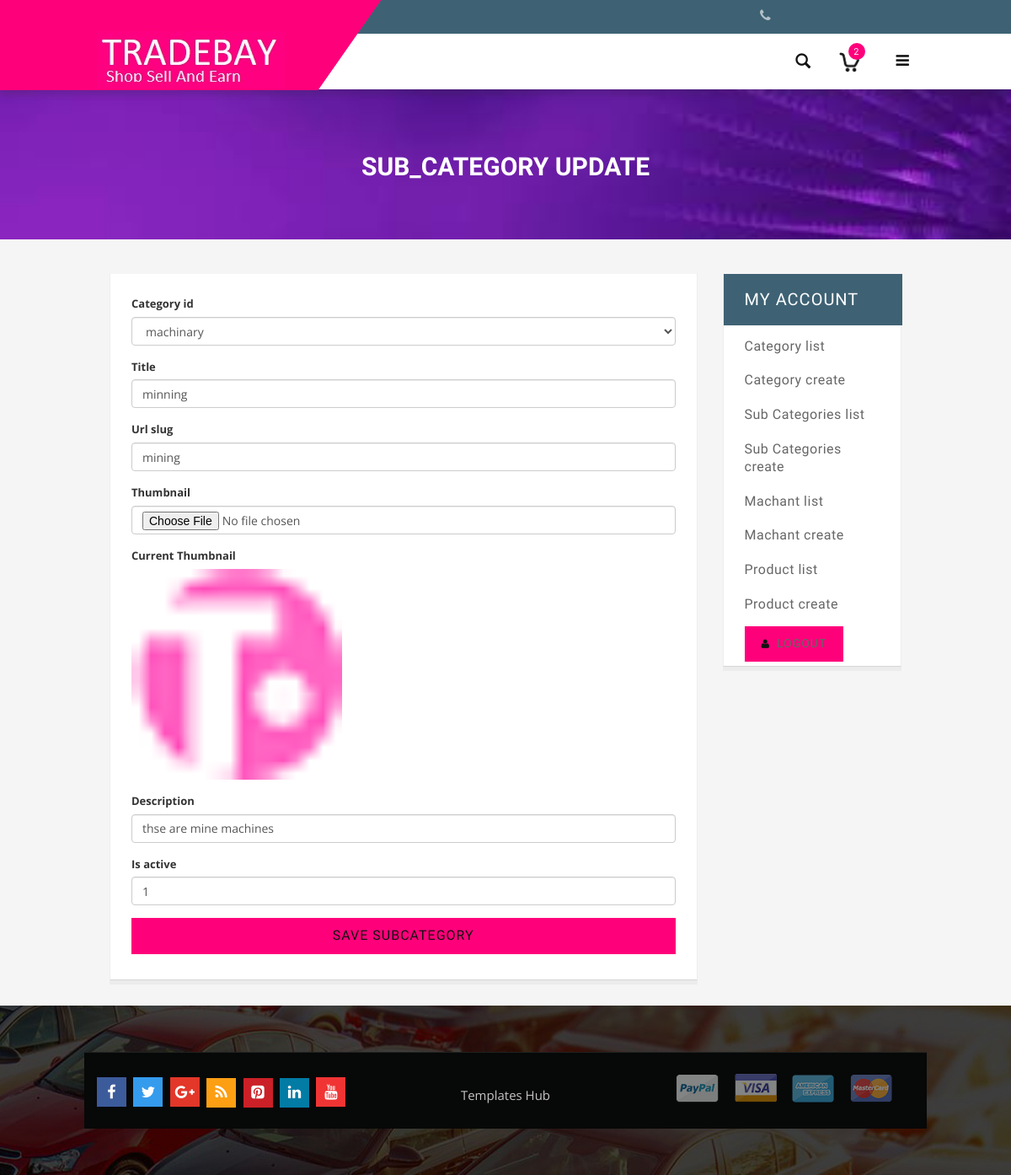
/admin_dashboard/sub_category_update/1, run on the app's committed database.
### Djangoecormeceapp/models.py (models this page shows, shortened)
class Categories(models.Model):
    id=models.AutoField(primary_key=True)
    title = models.CharField(max_length=255)
    url_slug = models.CharField(max_length=255)
    description= models.TextField()
    thumbnail = models.FileField()
    created_at = models.DateTimeField(auto_now_add=True)
    is_active = models.IntegerField(default=1)
    is_active = models.IntegerField(default=1)
    def __str__(self):
        return self.title

class SubCategories(models.Model):
    id=models.AutoField(primary_key=True)
    category_id = models.ForeignKey(Categories,on_delete=models.CASCADE)
    title = models.CharField(max_length=255)
    url_slug = models.CharField(max_length=255)
    thumbnail = models.FileField()
    description= models.TextField()
    created_at = models.DateTimeField(auto_now_add=True)
    is_active = models.IntegerField(default=1)

### Djangoecormeceapp/AdminView.py (the view)
# urls.py: path('sub_category_update/<slug:pk>',AdminView.SubCategoriesUpdate.as_view(),name="sub_category_update"),
class SubCategoriesUpdate(SuccessMessageMixin,UpdateView):
    model = SubCategories
    success_message = "sub category updated"
    fields = "__all__"
    template_name =  "admintemplates/sub_category_update.html"

### Djangoecormeceapp/context_processor.py (called while the page is built)
def product_listing(request):
    productCategory = request.GET.get('productCategory')
    if productCategory == None:
        products = Products.objects.all()
    else:
        products = Products.objects.filter(subcategories_id__title=productCategory)
    productCategories = SubCategories.objects.all()
    page_num = request.GET.get('page', 1)
    p = Paginator(products, 7)
    try:
        page = p.page(page_num)
    except EmptyPage:
	    page = p.page(1)
    context = {	'products':page ,
				'productCategories':productCategories,
                'title':'Tradebay Online shopping  Phones ||  TVS  ||',
                'description': 'description'
				}
    return context

### accomo/context_processor.py (called while the page is built)
def Property_listings(request):
	propertyCategory = request.GET.get('propertyCategory')
	if propertyCategory == None:
		property = Property.objects.all()
	else:
		property = Property.objects.filter(category__name=propertyCategory)
	propertyCategories = Category.objects.all()
	page_num = request.GET.get('page', 1)
	p = Paginator(property, 10)
	try:
		page = p.page(page_num)
	except EmptyPage:
		page = p.page(1)
	context = {	'property':page ,
				'propertyCategories':propertyCategories,
				}
	return context

### basket/context_processors.py (called while the page is built)
def basket(request):
    return {'basket': Basket(request)}

### blog/context_processor.py (called while the page is built)
def post_list(request):
    is_trending = Post.objects.filter(is_trending = True).order_by('-id')
    postCategory = request.GET.get('postCategory')
    if postCategory == None:
        posts = Post.objects.all()
    else:
        posts = Post.objects.filter(category__name=postCategory)
    postCategories = PostCategory.objects.all()
    page_num = request.GET.get('page', 1)
    p = Paginator(posts, 5)
    try:
        page = p.page(page_num)
    except EmptyPage:
        page = p.page(1)
    context = {	'posts':page ,
				'is_trending':is_trending ,
				'postCategories':postCategories,
				'title':"The tradebay blog post",
        		'description': 'These are tradebay blog post'
				}
    return context

### books/context_processor.py (called while the page is built)
def book_listings(request):
	bookcategory = request.GET.get('bookcategory ')
	if bookcategory  == None:
		books = Book.objects.all()
	else:
		books = Book.objects.filter(category__name=bookcategory)
	bookCategories = Category.objects.all()
	page_num = request.GET.get('page', 1)
	p = Paginator(books, 10)
	try:
		page = p.page(page_num)
	except EmptyPage:
		page = p.page(2)
	context = {	'books':page ,
				'bookCategories':bookCategories,
				}
	return context

### Djangoecormeceapp/templates/admintemplates/sub_category_update.html (shortened to what this page needs)
{% extends 'admintemplates/basee.html' %}
{% load static %}
{% block header %}
<div class="page-heading">
  <div class="container">
    <div class="row">
      <div class="col-xs-12">
      <div class="page-title">
           <h2>SUB_CATEGORY UPDATE</h2>
             </div>
      </div>
    </div>
  </div>
</div>
{% endblock header %}
{% block page_content %}
<div class="main-content">
  <section class="section">
<div class="row">
<div class="col-12 col-md-12 col-lg-12">
<div class="card">
    <div class="card-body">
    <form method="post" enctype="multipart/form-data">
    {% for field in form %}
      <div class="form-group">
        <label>{{ field.label }}</label>
        {% if field.field.widget.input_type != "select" %}
        <input type="{{ field.field.widget.input_type}}" name="{{ field.name }}" id="{{ field.name}}" class="form-control" value="{{ field.value}}">
        {% endif  %}
        {% if field.field.widget.input_type == "select" %}
        <select name="{{ field.name }}" id="{{ field.name}}" class="form-control">
       {% for id,value in field.field.choices %}
        <option value="{{ id }}" {% if id == field.value  %}selected{% endif %} >{{ value }}</option>
          {% endfor  %}
        </select>
        {% endif  %}
      </div>
          {% if field.field.widget.input_type == "file" %}
         <div  class="form-group">
           <label>Current {{ field.label }}</label><br>
            <img src="/media/{{ field.value}}" style="height:250px;"/>
          </div>
        {% endif %}
       {% endfor %}
        <button type="submit" class="btn btn-primary btn-block">SAVE SUBCATEGORY</button>
    </form>
</div>
</div>
</div>
</section>
</div>
{% endblock page_content %}

### Djangoecormeceapp/static/front_end_css/stylesheet/responsive.css (style rules this page uses)
@media (min-width: 992px) and (max-width: 1239px) { .page-title h2 { font-size:30px; } }

### data on the page
Categories: category_id "machinary"
SubCategories: title "minning" "mining" "thse are mine machines", value (picture)

### other printed values
{{ field.label }} "Category id" "Title" "Url slug" "Thumbnail" "Description" "Is active"
{{ field.label }} "Thumbnail"
